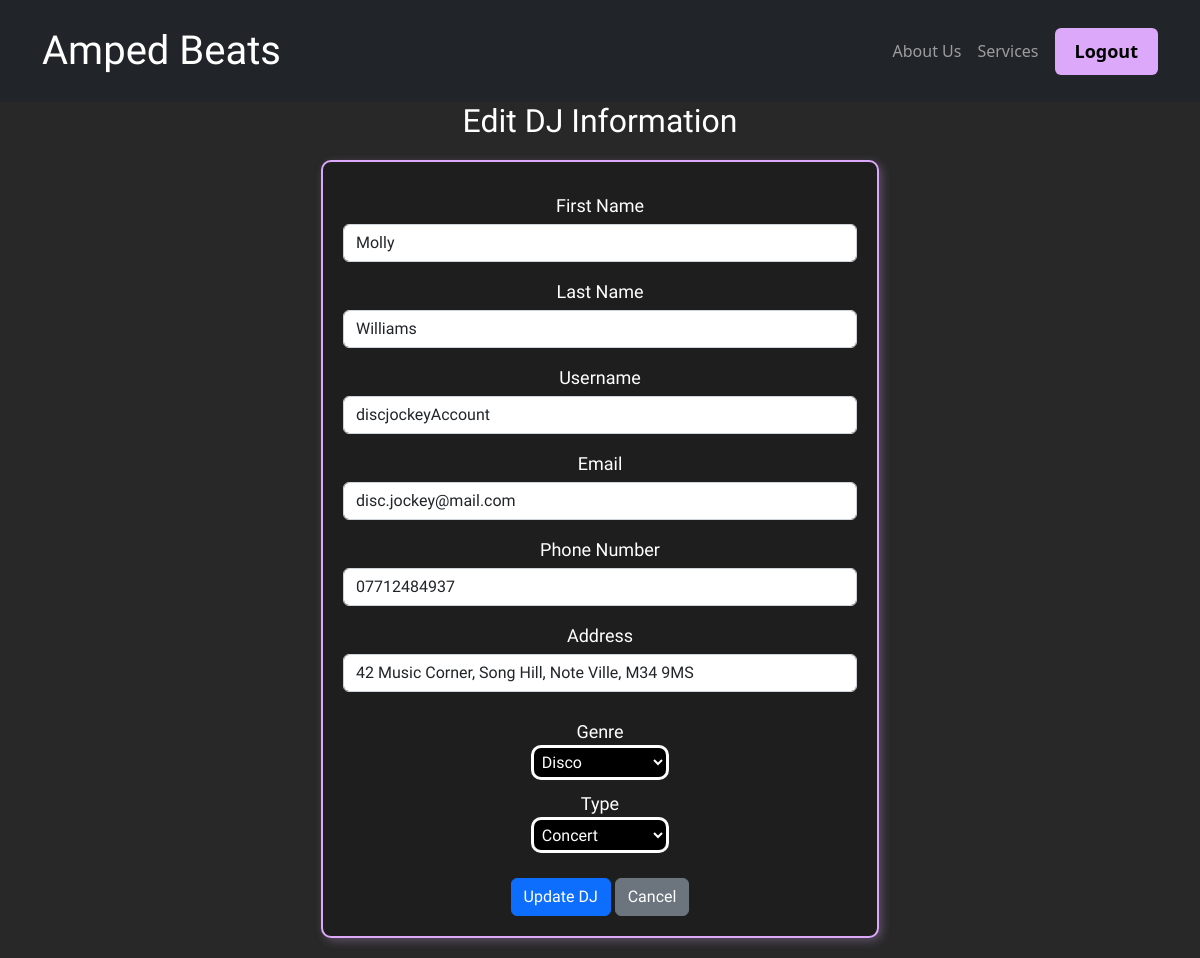
The app's page /dj_account_management.php (signed in) with its own data.
### tables this page shows
CREATE TABLE `discjockey` (
  `discjockeyID` int(8) NULL AUTO_INCREMENT,
  `accountID` int(8) NULL,
  `firstName` varchar(255) NOT NULL,
  `lastName` varchar(255) NOT NULL,
  `description` varchar(1024) NOT NULL,
  `genre` varchar(50) NOT NULL,
  `type` varchar(50) NOT NULL,
  PRIMARY KEY (`discjockeyID`),
  KEY `accountID` (`accountID`)
);

CREATE TABLE `account` (
  `accountID` int(8) NULL AUTO_INCREMENT,
  `customerID` int(8) NULL,
  `discjockeyID` int(8) NULL,
  `adminID` int(8) NULL,
  `username` varchar(255) NOT NULL,
  `password` varchar(255) NOT NULL,
  `email` varchar(255) NOT NULL,
  `phone` varchar(11) NOT NULL,
  `address` varchar(255) NOT NULL,
  PRIMARY KEY (`accountID`),
  KEY `customerID` (`customerID`),
  KEY `discjockeyID` (`discjockeyID`)
);

### dj_account_management.php (the view, shortened to what this page needs)
<?php
include "db_connection.php";
$discjockeyID = $_SESSION["discjockeyID"];
if ($discjockeyID) {
    $query = "SELECT discjockey.discjockeyID, discjockey.firstName, discjockey.lastName, discjockey.genre, discjockey.type, account.username, account.email, account.phone, account.address
              FROM discjockey discjockey
              JOIN account account ON discjockey.accountID = account.accountID
              WHERE discjockey.discjockeyID = ?";
    $stmt = $mysqli->prepare($query);
    $stmt->bind_param("i", $discjockeyID);
    $stmt->execute();
    $result = $stmt->get_result();
    $discjockey = $result->fetch_assoc();
} else {
    die("Invalid request!");
}
?>
<!DOCTYPE html>
<html lang="en">
<head>
    <link href="https://cdn.jsdelivr.net/npm/bootstrap@5.2.3/dist/css/bootstrap.min.css" rel="stylesheet">
    <link rel="stylesheet" type="text/css" href="styles/account_management.css" />
</head>
<body>
<nav class="navbar navbar-dark navbar-expand-md bg-dark py-3">
    <div class="container">
        <a class="navbar-brand d-flex align-items-center" href="index1.php">
            <span id="logoText">Amped Beats</span>
        </a>
        <div class="collapse navbar-collapse" id="navcol-5">
            <ul class="navbar-nav ms-auto">
                <li class="nav-item"><a class="nav-link" href="about_us1.php">About Us</a></li>
                <li class="nav-item"><a class="nav-link" href="services1.php">Services</a></li>
            </ul>
            <form class="navbar-form" action="customer_dashboard.php" method="post">
                <button class="btn btn-primary ms-md-2" name="logout" type="submit">Logout</button>
            </form>
        </div>
    </div>
</nav>
    <div class="container">
        <h2>Edit DJ Information</h2>
        <form id="form_main" method="post">
            <div class="mb-3">
                <label>First Name</label>
                <input type="text" name="first_name" class="form-control" value="<?php echo $discjockey['firstName']; ?>" required>
            </div>
            <div class="mb-3">
                <label>Last Name</label>
                <input type="text" name="last_name" class="form-control" value="<?php echo $discjockey['lastName']; ?>" required>
            </div>
            <div class="mb-3">
                <label>Username</label>
                <input type="text" name="username" class="form-control" value="<?php echo $discjockey['username']; ?>" required>
            </div>
            <div class="mb-3">
                <label>Email</label>
                <input type="email" name="email" class="form-control" value="<?php echo $discjockey['email']; ?>" required>
            </div>
            <div class="mb-3">
                <label>Phone Number</label>
                <input type="tel" name="phoneNumber" class="form-control" value="<?php echo $discjockey['phone']; ?>" required>
            </div>
            <div class="mb-3">
                <label>Address</label>
                <input type="text" name="address" class="form-control" value="<?php echo $discjockey['address']; ?>" required>
            </div>
            <div id="dropDownSection">
                <div>
                    <label for="genre">Genre</label>
                    <select name="genre" required>
                        <option value="Disco">Disco</option>
                    </select>
                    <label for="type">Type</label>
                    <select name="type" required>
                        <option value="Concert">Concert</option>
                    </select>
                </div>
            </div>
            <button type="submit" class="btn btn-primary">Update DJ</button>
            <a href="dj_dashboard.php" class="btn btn-secondary">Cancel</a>
        </form>
    </div>
</body>
</html>

### styles/account_management.css (style rules this page uses)
html, body { background-color: #282828; color: white; text-align: center; margin: 0; padding: 0; }
.navbar { margin-bottom: 0; }
.navbar form button { background-color: #DCA8FA; color: black; font-size: 18px; font-weight: bold; border: none; cursor: pointer; margin-left: 15px; padding: 10px 20px; transition: background-color 0.3s ease; }
#logoText { font-family: "Black Ops One", sans-serif; font-size: 200%; }
h2 { font-family: "Jockey One", sans-serif; color: white; }
#form_main { background-color: #1e1e1e; width: 50%; margin: 20px auto; padding: 20px; border-radius: 10px; border: 2px solid #DCA8FA; box-shadow: 3px 3px 10px rgba(220, 168, 250, 0.3); font-family: "Jockey One", sans-serif; }
label { font-size: 18px; color: white; display: block; margin-top: 10px; }
input, textarea { width: 90%; padding: 10px; margin-top: 5px; border-radius: 5px; border: 1px solid #DCA8FA; background-color: #282828; color: white; font-size: 16px; }
#dropDownSection { margin: 5%; text-align: center; }
select { width: 30%; color: white; background-color: black; border: 3px solid white; border-radius: 10px; padding: 0.9%; }

### records on screen
discjockey: first_name "Molly", last_name "Williams", username "discjockeyAccount", email "disc.jockey@mail.com", phoneNumber "07712484937", address "42 Music Corner, Song Hill, Note Ville, M34 9MS"
